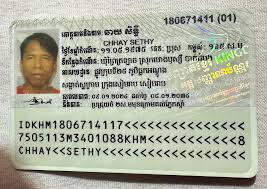
#> input picture nid-preprocessor/sample_imgs/id1.jpeg, 267 x 189 px
$ python pipeline.py ../../sample_imgs/id1.jpeg
#> lines starting #> are read from the running program, lines starting #| are printed output that depends on the picture; after the words box and inside, x2 and y2 are one past the last pixel; in counts of white or black regions, pixels touching at a corner belong together
### nid-preprocessor/app/pipeline/perspective_transformation.py
import logging
from typing import Optional

import cv2
import numpy as np

logger = logging.getLogger(__name__)

# ISO/IEC 7810 ID-1 card: 85.60 × 53.98 mm → ratio ≈ 1.586
_CARD_ASPECT_RATIO = 85.60 / 53.98
_ASPECT_TOLERANCE = 0.42  # allow 42% deviation for angled shots
_MIN_CARD_AREA_RATIO = 0.04  # card must occupy at least 4% of the image
_MAX_CARD_AREA_RATIO = 0.99  # reject only exact-boundary quads
_WORK_LONG_EDGE = 1000  # downscale long edge for stable edge detection
_PAD_PX = 30  # border padding added when tight-crop fallback runs


# ---------------------------------------------------------------------------
# Internal helpers
# ---------------------------------------------------------------------------


def _order_corners(pts: np.ndarray) -> np.ndarray:
    """Return 4 points ordered [top-left, top-right, bottom-right, bottom-left]."""
    rect = np.zeros((4, 2), dtype=np.float32)
    s = pts.sum(axis=1)
    diff = np.diff(pts, axis=1).flatten()

    rect[0] = pts[np.argmin(s)]  # top-left
    rect[1] = pts[np.argmin(diff)]  # top-right
    rect[2] = pts[np.argmax(s)]  # bottom-right
    rect[3] = pts[np.argmax(diff)]  # bottom-left
    return rect


def _auto_canny(image: np.ndarray, sigma: float = 0.33) -> np.ndarray:
    """Canny with thresholds derived from the image median — adapts to lighting."""
    v = float(np.median(image))
    lower = int(max(0, (1.0 - sigma) * v))
    upper = int(min(255, (1.0 + sigma) * v))
    return cv2.Canny(image, lower, upper)


def _is_valid_card_quad(corners: np.ndarray, img_area: float) -> bool:
    """Accept quads whose size and aspect ratio match a standard ID card."""
    tl, tr, br, bl = corners

    avg_w = (np.linalg.norm(tr - tl) + np.linalg.norm(br - bl)) / 2.0
    avg_h = (np.linalg.norm(bl - tl) + np.linalg.norm(br - tr)) / 2.0
    if avg_h < 1 or avg_w < 1:
        return False

    quad_area = avg_w * avg_h
    if quad_area < img_area * _MIN_CARD_AREA_RATIO:
        return False
    if quad_area > img_area * _MAX_CARD_AREA_RATIO:
        return False

    ratio = avg_w / avg_h
    expected = _CARD_ASPECT_RATIO
    landscape_ok = abs(ratio - expected) / expected <= _ASPECT_TOLERANCE
    portrait_ok = abs((1.0 / ratio) - expected) / expected <= _ASPECT_TOLERANCE
    return landscape_ok or portrait_ok


def _search_contours(
    small: np.ndarray,
    small_area: float,
    retrieval: int = cv2.RETR_LIST,
) -> Optional[np.ndarray]:
    """
    Run the full edge→contour→quad pipeline on a pre-scaled image.
    Returns ordered corners in *small*-coordinate space, or None.

    retrieval: cv2.RETR_LIST (Pass 1, finds all contours) or
               cv2.RETR_EXTERNAL (Pass 2/padded, finds only outer contours).

    Three preprocessing strategies are tried in order:
      1. Gaussian blur + adaptive Canny  — works for high-contrast scenes
      2. CLAHE + adaptive Canny          — works for low-contrast/uneven lighting
      3. Bilateral filter + fixed Canny  — works for textured backgrounds (card on surface)
    """
    gray = cv2.cvtColor(small, cv2.COLOR_BGR2GRAY)

    strategies = [
        # (processed_image, canny_lower, canny_upper, close_kernel_size)
        (cv2.GaussianBlur(gray, (5, 5), 0), None, None, 5),
        (
            cv2.GaussianBlur(
                cv2.createCLAHE(clipLimit=2.0, tileGridSize=(8, 8)).apply(gray),
                (5, 5),
                0,
            ),
            None,
            None,
            5,
        ),
        (cv2.bilateralFilter(gray, 9, 75, 75), 30, 100, 11),
    ]

    for processed, lo, hi, kern_size in strategies:
        edges = _auto_canny(processed) if lo is None else cv2.Canny(processed, lo, hi)

        kernel = cv2.getStructuringElement(cv2.MORPH_RECT, (kern_size, kern_size))
        edges = cv2.morphologyEx(edges, cv2.MORPH_CLOSE, kernel, iterations=2)

        contours, _ = cv2.findContours(edges, retrieval, cv2.CHAIN_APPROX_SIMPLE)
        contours = sorted(contours, key=cv2.contourArea, reverse=True)

        for contour in contours[:15]:
            perimeter = cv2.arcLength(contour, True)
            if perimeter == 0:
                continue
            for eps in (0.02, 0.03, 0.04, 0.05, 0.06, 0.08, 0.10, 0.12):
                approx = cv2.approxPolyDP(contour, eps * perimeter, True)
                if len(approx) == 4 and cv2.isContourConvex(approx):
                    corners = _order_corners(approx.reshape(4, 2).astype(np.float32))
                    if _is_valid_card_quad(corners, small_area):
                        return corners

    return None


# ---------------------------------------------------------------------------
# Public API
# ---------------------------------------------------------------------------


def find_card_corners(img: np.ndarray) -> Optional[np.ndarray]:
    """
    Locate the four corners of an ID card in *img*.

    Strategy:
      1. Downscale to _WORK_LONG_EDGE for stable detection, search contours.
      2. If not found (tight-crop / no background), pad with a black border and retry —
         the border creates a clear card-background edge for the detector.

    Returns ordered corners [TL, TR, BR, BL] as float32 (4×2) in the coordinate
    space of the original image, or None when no card is found.
    """
    h, w = img.shape[:2]

    long_edge = max(h, w)
    scale = _WORK_LONG_EDGE / float(long_edge) if long_edge > _WORK_LONG_EDGE else 1.0
    small = (
        cv2.resize(img, None, fx=scale, fy=scale, interpolation=cv2.INTER_AREA)
        if scale != 1.0
        else img
    )
    sh, sw = small.shape[:2]
    small_area = float(sh * sw)

    # --- Pass 1: normal detection (all contours, card against a visible background) ---
    corners = _search_contours(small, small_area, cv2.RETR_LIST)
    if corners is not None:
        return corners / scale

    # --- Pass 2: pad with a black border so tight-crop cards get a detectable edge.
    #     Use RETR_EXTERNAL — the card boundary is now the dominant outer contour. ---
    p = _PAD_PX
    padded = cv2.copyMakeBorder(small, p, p, p, p, cv2.BORDER_CONSTANT, value=(0, 0, 0))
    ph, pw = padded.shape[:2]
    padded_area = float(ph * pw)

    corners = _search_contours(padded, padded_area, cv2.RETR_EXTERNAL)
    if corners is not None:
        # Subtract padding offset, then map back to original-image coordinates.
        corners -= _PAD_PX
        return corners / scale

    return None


def perspective_correct(img: np.ndarray) -> np.ndarray:
    """
    Detect the ID card in *img* and return a flat, de-skewed crop.

    Falls back to returning *img* unchanged if no card is detected.
    """
    corners = find_card_corners(img)

    if corners is None:
        logger.warning(
            "perspective_correct: card not detected — returning original image"
        )
        return img

    tl, tr, br, bl = corners

    # Output size from the real edge lengths (preserves true proportions).
    out_w = int(round((np.linalg.norm(tr - tl) + np.linalg.norm(br - bl)) / 2))
    out_h = int(round((np.linalg.norm(bl - tl) + np.linalg.norm(br - tr)) / 2))
    if out_w < 1 or out_h < 1:
        logger.warning(
            "perspective_correct: degenerate quad — returning original image"
        )
        return img

    dst = np.array(
        [[0, 0], [out_w - 1, 0], [out_w - 1, out_h - 1], [0, out_h - 1]],
        dtype=np.float32,
    )

    M = cv2.getPerspectiveTransform(corners, dst)
    warped = cv2.warpPerspective(img, M, (out_w, out_h))

    # Ensure landscape orientation.
    if warped.shape[0] > warped.shape[1]:
        warped = cv2.rotate(warped, cv2.ROTATE_90_CLOCKWISE)

    logger.info(
        "perspective_correct: card detected — output %dx%d",
        warped.shape[1],
        warped.shape[0],
    )
    return warped


"""
command to test the perspective transformation in isolation (requires curl, base64, python3):

BASE64=$(base64 -i /path/to/your/image.jpg) && \
  curl -s -X POST http://127.0.0.1:8000/preprocess \
    -H "Content-Type: application/json" \
    -d "{\"image\": \"$BASE64\"}" \
    | python3 -c "
  import sys, json, base64
  r = json.load(sys.stdin)
  open('/tmp/result.jpg','wb').write(base64.b64decode(r['segmented_image']))
  " && open /tmp/result.jpg && open /path/to/your/image.jpg

  """

### nid-preprocessor/app/pipeline/img_segment.py
import logging

import cv2
import numpy as np

logger = logging.getLogger(__name__)

_BLACK_THRESHOLD = 5  # pixels with all channels ≤ this are treated as warp-fill black
_ERODE_PX = 3  # shrink mask inward to strip 1-2px edge noise

"""
 What it does:
  1. Builds a mask of all pixels where any channel value is above 5 — these are card content
  2. Erodes the mask by 3px to strip single-pixel edge noise at the card border
  3. Finds the bounding box of the remaining content
  4. Crops and returns that bounding box as the clean card

  Result: a tight rectangle of just the card content, no black padding, ready for the next pipeline step (normalize resolution).

  Fallbacks:
  - If the entire image is black → returns original unchanged
  - If the bounding box is smaller than 10×10px → returns original unchanged
  - If there are no black corners (tight-crop input) → bounding box equals full image, returns as-is (no-op)
  - Image must only contain one card — if multiple cards are present, they will be merged into one bounding box and cropped together.(somehow you'll get only one card in the output)
  """


def segment_card(img: np.ndarray) -> np.ndarray:
    """
    Remove black corner artifacts left by warpPerspective and return a
    tight crop of the card content.

    warpPerspective fills out-of-bounds pixels with exact (0, 0, 0).
    We mask those out, find the bounding box of the remaining content,
    and crop to it.  If there are no black corners (tight-crop input)
    the bounding box equals the full image and the function is a no-op.
    """
    mask = _content_mask(img)

    coords = cv2.findNonZero(mask)
    if coords is None:
        logger.warning("segment_card: mask is empty — returning original image")
        return img

    x, y, w, h = cv2.boundingRect(coords)

    if w < 10 or h < 10:
        logger.warning(
            "segment_card: bounding box too small (%dx%d) — returning original image",
            w,
            h,
        )
        return img

    cropped = img[y : y + h, x : x + w]
    logger.info(
        "segment_card: cropped to %dx%d from %dx%d", w, h, img.shape[1], img.shape[0]
    )
    return cropped


# ---------------------------------------------------------------------------
# Internal helpers
# ---------------------------------------------------------------------------


def _content_mask(img: np.ndarray) -> np.ndarray:
    """
    Return a single-channel mask: 255 where the pixel is card content,
    0 where it is a black warp artifact.
    """
    # Mark pixels where ANY channel exceeds the black threshold.
    above = np.any(img > _BLACK_THRESHOLD, axis=2).astype(np.uint8) * 255

    # Erode slightly to remove isolated edge-noise pixels at the card border.
    kernel = cv2.getStructuringElement(cv2.MORPH_RECT, (_ERODE_PX, _ERODE_PX))
    eroded = cv2.erode(above, kernel, iterations=1)

    return eroded

### nid-preprocessor/app/pipeline/normalize.py
import logging

import cv2
import numpy as np

logger = logging.getLogger(__name__)


def normalize_resolution(img: np.ndarray, target_w: int, target_h: int) -> np.ndarray:
    """
    Resize the card image to the target resolution using the best interpolation
    for the direction of scaling:
      - Shrinking → INTER_AREA   (avoids moiré, preserves detail)
      - Enlarging → INTER_CUBIC  (smooth upscale)

    The image is stretched to exactly (target_w × target_h) without preserving
    aspect ratio — the card has already been perspective-corrected and segmented,
    so both dimensions are meaningful and should match the expected output size.
    """
    src_h, src_w = img.shape[:2]

    if src_w == target_w and src_h == target_h:
        logger.info("normalize_resolution: already %dx%d, no resize needed", target_w, target_h)
        return img

    shrinking = (target_w * target_h) < (src_w * src_h)
    interpolation = cv2.INTER_AREA if shrinking else cv2.INTER_CUBIC

    resized = cv2.resize(img, (target_w, target_h), interpolation=interpolation)
    logger.info(
        "normalize_resolution: %dx%d → %dx%d",
        src_w, src_h, target_w, target_h,
    )
    return resized

### nid-preprocessor/experiments/ocr/extractor.py
"""
Thin wrapper around kiri-ocr for NID card text extraction.

Accepts either a file path or a preprocessed BGR numpy array.
Returns raw text and per-line results with confidence scores.
"""

import logging
import tempfile

import cv2
import numpy as np

logger = logging.getLogger(__name__)


def extract_from_array(img: np.ndarray, decode_method: str = "accurate") -> dict:
    """
    Run OCR on a preprocessed BGR numpy array.

    decode_method: "fast" | "accurate" | "beam"
    Returns {"text": str, "lines": list[dict]}
    """
    try:
        from kiri_ocr import OCR
    except ImportError:
        raise ImportError(
            "kiri-ocr is not installed. "
            "Run: pip install kiri-ocr  (or pip install -r experiments/ocr/requirements.txt)"
        )

    with tempfile.NamedTemporaryFile(suffix=".jpg", delete=False) as tmp:
        cv2.imwrite(tmp.name, img)
        tmp_path = tmp.name

    return extract_from_file(tmp_path, decode_method=decode_method)


def extract_from_file(image_path: str, decode_method: str = "accurate") -> dict:
    """
    Run OCR directly on an image file path.

    Returns {"text": str, "lines": list[dict]}
    """
    try:
        from kiri_ocr import OCR
    except ImportError:
        raise ImportError(
            "kiri-ocr is not installed. "
            "Run: pip install kiri-ocr  (or pip install -r experiments/ocr/requirements.txt)"
        )

    logger.info("extractor: running OCR on %s (method=%s)", image_path, decode_method)

    ocr = OCR(decode_method=decode_method)
    text, results = ocr.extract_text(image_path)

    logger.info("extractor: extracted %d chars, %d lines", len(text), len(results))

    return {
        "text": text,
        "lines": results,
    }

### nid-preprocessor/experiments/ocr/pipeline.py
"""
Full experiment pipeline: preprocess NID card image → extract OCR text.

Usage:
    python -m experiments.ocr.pipeline path/to/id_card.jpg
    python -m experiments.ocr.pipeline path/to/id_card.jpg --method fast
    python -m experiments.ocr.pipeline path/to/id_card.jpg --save-preprocessed /tmp/clean.jpg
"""

import argparse
import json
import logging
import sys

import cv2

logging.basicConfig(level=logging.INFO, format="%(levelname)s %(name)s: %(message)s")
logger = logging.getLogger(__name__)


def run(
    image_path: str, decode_method: str = "accurate", save_preprocessed: str = None
) -> dict:
    from app.pipeline.perspective_transformation import perspective_correct
    from app.pipeline.img_segment import segment_card
    from app.pipeline.normalize import normalize_resolution
    from app.core.config import settings
    from experiments.ocr.extractor import extract_from_array

    img = cv2.imread(image_path)
    if img is None:
        raise FileNotFoundError(f"Cannot read image: {image_path}")

    logger.info("pipeline: loaded %s (%dx%d)", image_path, img.shape[1], img.shape[0])

    img = perspective_correct(img)
    img = segment_card(img)
    img = normalize_resolution(img, settings.output_width, settings.output_height)

    if save_preprocessed:
        cv2.imwrite(save_preprocessed, img)
        logger.info("pipeline: saved preprocessed card to %s", save_preprocessed)

    result = extract_from_array(img, decode_method=decode_method)
    return result


def main():
    parser = argparse.ArgumentParser(description="NID preprocess + OCR experiment")
    parser.add_argument("image", help="Path to input ID card image")
    parser.add_argument(
        "--method",
        default="accurate",
        choices=["fast", "accurate", "beam"],
        help="kiri-ocr decode method (default: accurate)",
    )
    parser.add_argument(
        "--save-preprocessed",
        default=None,
        metavar="PATH",
        help="Optional path to save the preprocessed card before OCR",
    )
    args = parser.parse_args()

    result = run(
        args.image, decode_method=args.method, save_preprocessed=args.save_preprocessed
    )
#> in run, img is the input picture: shape (189, 267, 3); mean B, G, R 159.6, 175.1, 172.3
#> in _search_contours, `gray = cv2.cvtColor(small, cv2.COLOR_BGR2GRAY)`:
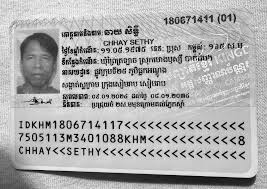
#> gray: shape (189, 267); min 0, max 254, mean 172.5
#> the loop in _search_contours, `for processed, lo, hi, kern_size in strategies:` made 3 passes
#> (lo, hi, kern_size, v in _auto_canny, lower in _auto_canny, upper in _auto_canny) on pass 1: (None, None, 5, 188, 125, 250)
#> pass 1, in _search_contours, `edges = _auto_canny(processed) if lo is None else cv2.Canny(processed,..`:
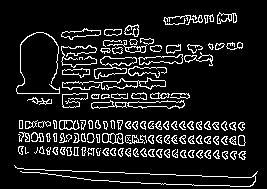
#> edges: shape (189, 267); 11.3% white in thin lines or dots, all inside (x1, y1, x2, y2) = (14, 12, 258, 187)
#> pass 1, in _search_contours, `edges = cv2.morphologyEx(edges, cv2.MORPH_CLOSE, kernel, iterations=2)`:
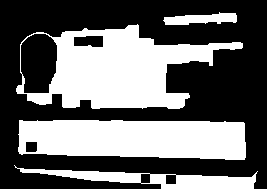
#> edges: shape (189, 267); 41% white; 4 white regions, box (x1, y1, x2, y2) and area: (16, 24, 243, 109) 9773, (18, 120, 246, 160) 8054, (14, 165, 258, 189) 2224, (163, 12, 237, 25) 625
#> after the loop in _search_contours, `for processed, lo, hi, kern_size in strategies:`:
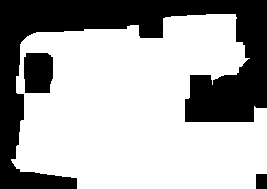
#> edges: shape (189, 267); 66.3% white; 3 black regions, box (x1, y1, x2, y2) and area: (0, 0, 267, 189) 15735, (24, 53, 53, 93) 1090, (256, 174, 267, 189) 165
#> in perspective_correct, `warped = cv2.warpPerspective(img, M, (out_w, out_h))`:
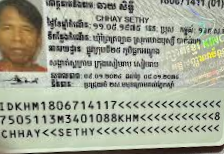
#> warped: shape (154, 224, 3); mean B, G, R 150.5, 167.7, 164.5
#> in _content_mask, `eroded = cv2.erode(above, kernel, iterations=1)`:
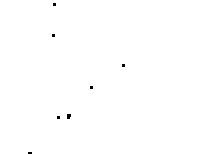
#> eroded: shape (154, 224); 99.8% white; 7 black regions (7 under 20 px)
#> in normalize_resolution, `resized = cv2.resize(img, (target_w, target_h), interpolation=interpol..`:
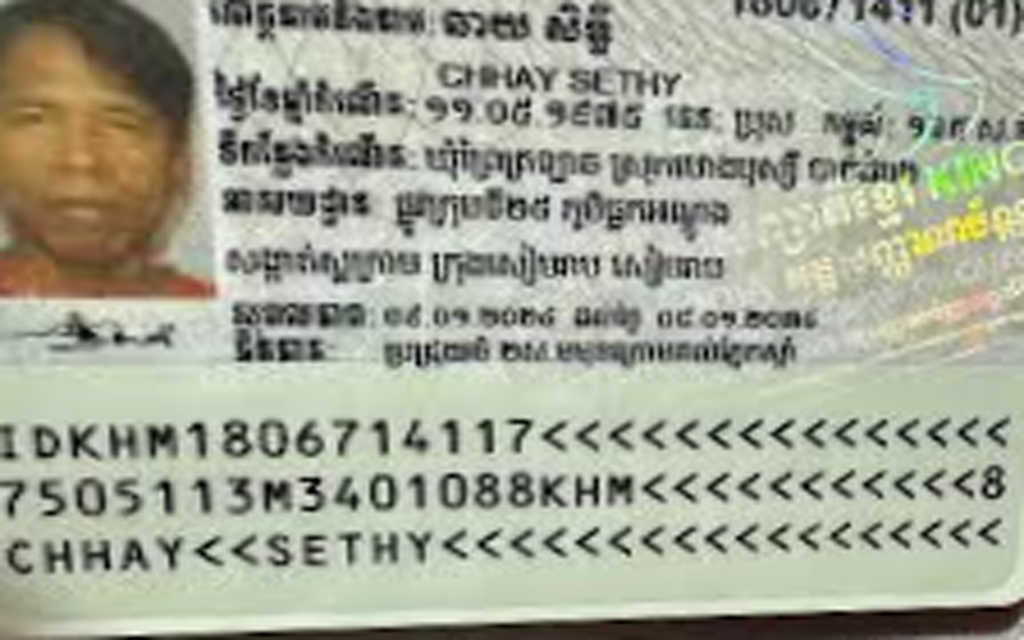
#> resized: shape (640, 1024, 3); mean B, G, R 150.5, 167.7, 164.5

    print("\n--- Extracted Text ---")
    print(result["text"])
    print("\n--- Raw Lines (JSON) ---")
    print(json.dumps(result["lines"], indent=2, ensure_ascii=False))


if __name__ == "__main__":
    main()
#> (the call stopped at in extract_from_file, `ocr = OCR(decode_method=decode_method)`: kiri_ocr is not available in this run)
